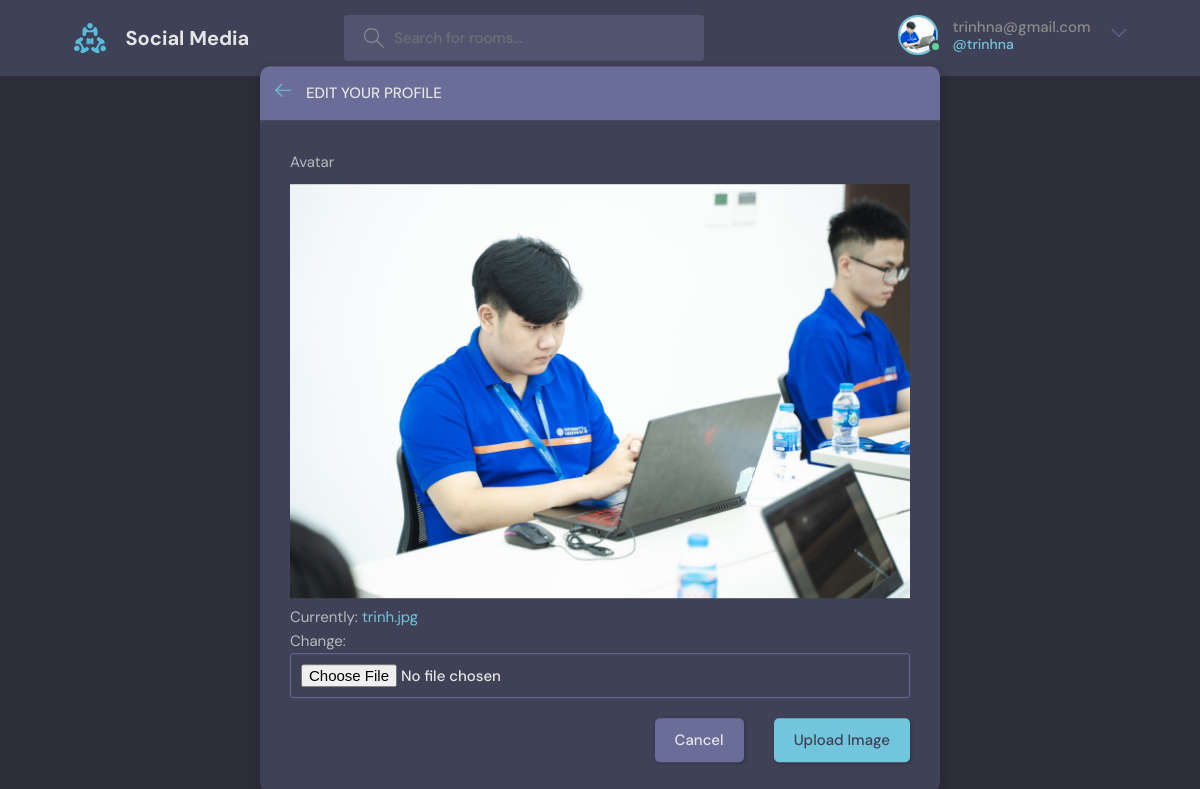
/update_avatar/ (signed in), run on the app's committed database.
### base/models.py (models this page shows)
class User(AbstractUser):
    name = models.CharField(max_length = 200, null = True)
    email =models.EmailField(unique = True,null =True)
    bio = models.TextField(null = True)
    avatar = models.ImageField(default='defaut1.png',null=True)
    USERNAME_FIELD ='email'
    REQUIRED_FIELDS = []

### base/views.py (the view)
# urls.py: path('update_avatar/', views.update_avatar, name='update_avatar'),
@login_required(login_url='login')
def update_avatar(request):
    user = request.user
    form =ProfileForm(instance=user)
    context ={'form':form}
    if request.method =='POST':
        form =ProfileForm(request.POST,request.FILES,instance=user)
        if form.is_valid():
            form.save()
            return redirect('profile',pk =user.id)
    return render(request,'base/upload_profile_image.html',context)

### base/forms.py
class ProfileForm(ModelForm):
    class Meta:
        model = User
        fields = ['avatar']

### base/templates/base/upload_profile_image.html (shortened to what this page needs)
{% extends 'main.html' %}
{% block content %}
<main class="update-account layout">
  <div class="container">
    <div class="layout__box">
      <div class="layout__boxHeader">
        <div class="layout__boxTitle">
          <a href="{% url 'home' %}">
            <svg version="1.1" xmlns="http://www.w3.org/2000/svg" width="32" height="32" viewBox="0 0 32 32">
              <title>arrow-left</title>
              <path
                d="M13.723 2.286l-13.723 13.714 13.719 13.714 1.616-1.611-10.96-10.96h27.625v-2.286h-27.625l10.965-10.965-1.616-1.607z">
              </path>
            </svg>
          </a>
          <h3>Edit your profile</h3>
        </div>
      </div>
      <div class="layout__body">
        <form class="form" action="" method="POST" enctype="multipart/form-data">
          {% for field in form %}
          <div class="form__group">
            <label for="profile_pic">{{field.label}}</label>
            <img src="{{request.user.avatar.url}}" alt="">
            {{field}}
          </div>
          {% endfor %}
          <div class="form__action">
            <a class="btn btn--dark" href="index.html">Cancel</a>
            <button class="btn btn--main" type="submit">Upload Image</button>
          </div>
        </form>
      </div>
    </div>
  </div>
</main>
{% endblock content %}

### templates/navbar.html (shortened to what this page needs)
{%load static%}
<header class="header header--loggedIn">
    <div class="container">
        <a href="{% url 'home' %}" class="header__logo">
            <img src="{%static 'images/logo.svg'%}" />
            <h1>Social Media</h1>
        </a>
        <form class="header__search" method="GET" action="{%url 'home'%}">
            <label>
                <input name="q" placeholder="Search for rooms..." />
            </label>
        </form>
        <nav class="header__menu">
            {%if request.user.is_authenticated%}
            <div class="header__user">
                <a href="{% url 'profile' request.user.id %}">
                    <div class="avatar avatar--medium active">
                        <img src="{{ request.user.avatar.url }}" />
                    </div>
                    <p>{{request.user}} <span>@{{request.user.username}}</span></p>
                </a>
                <button class="dropdown-button">
                    <svg version="1.1" xmlns="http://www.w3.org/2000/svg" width="32" height="32" viewBox="0 0 32 32">
                        <title>chevron-down</title>
                        <path d="M16 21l-13-13h-3l16 16 16-16h-3l-13 13z"></path>
                    </svg>
                </button>
            </div>
            {%else%}
            <a href="{% url 'login' %}">
                <img src="{% static 'images/avatar.svg'%}" alt="">
                <p>Login</p>
            </a>
            {%endif%}
        </nav>
    </div>
</header>

### data on the page
User: user.avatar (picture), user "trinhna@gmail.com", user.username "trinhna"

### other printed values
{{ field.label }} "Avatar"
